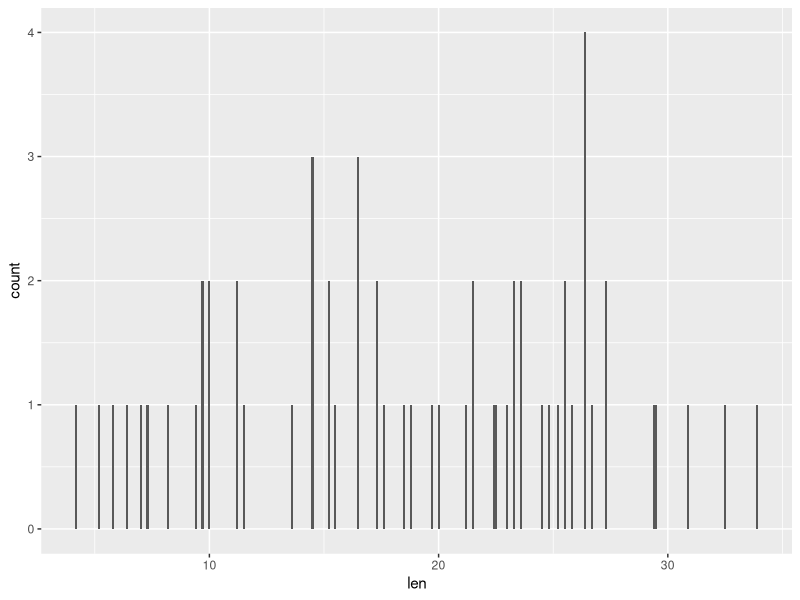
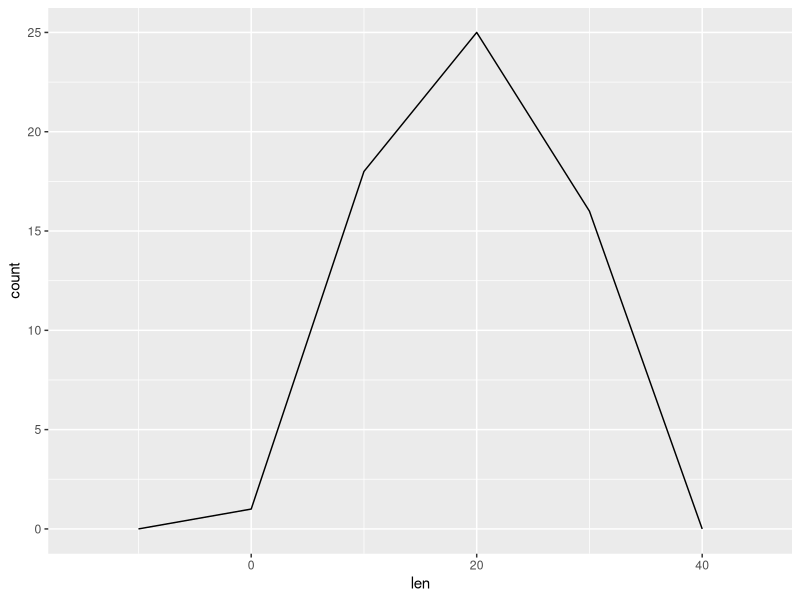
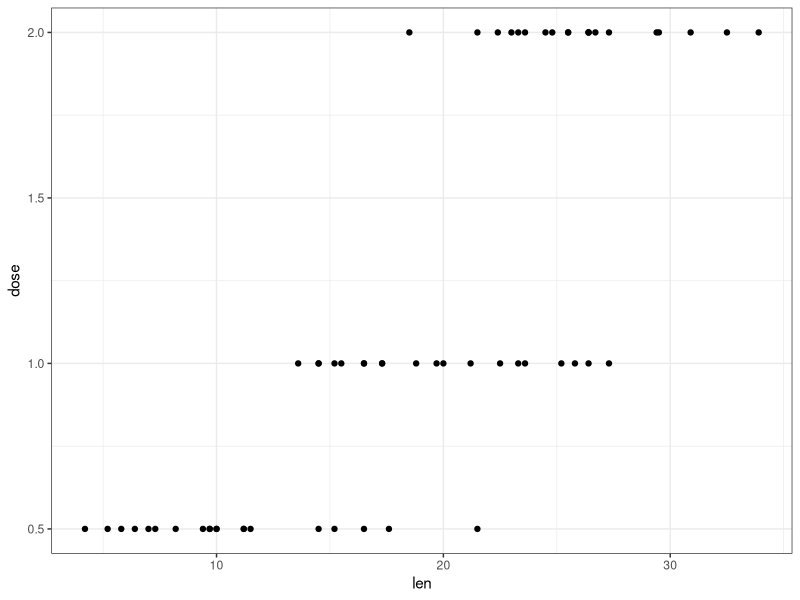
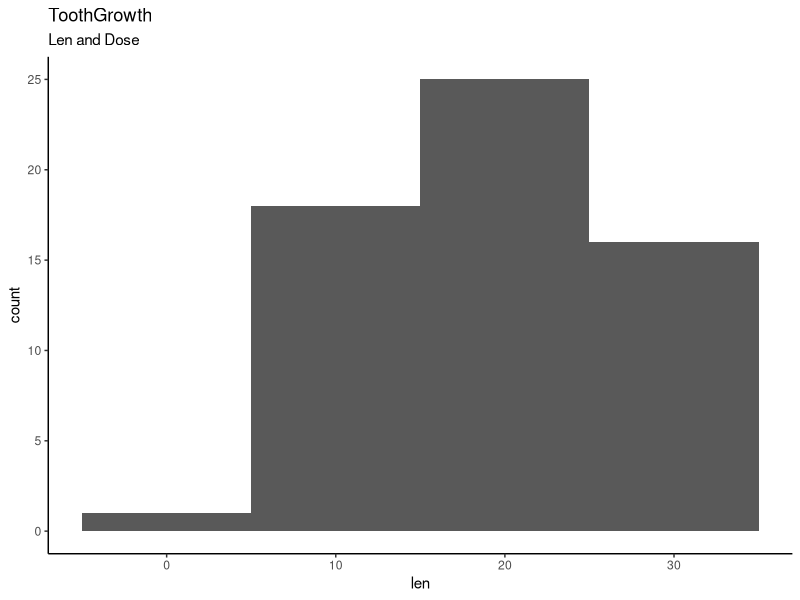
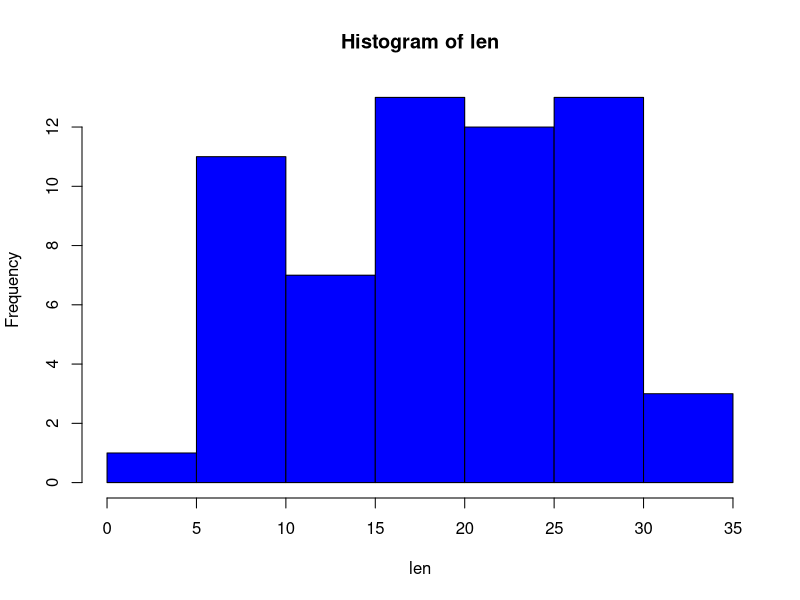
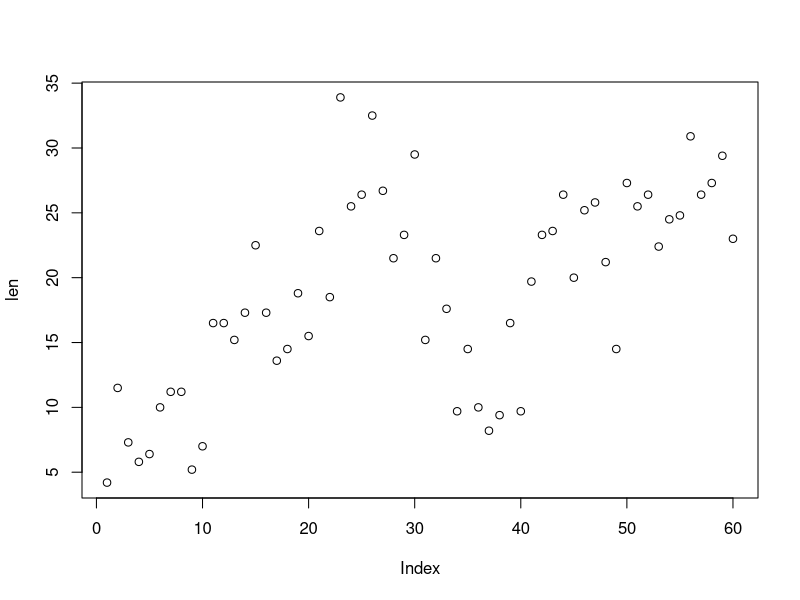

Generate these figures, in order, with R:
## ---- chunk 1
data(ToothGrowth)
head(ToothGrowth)
attach(ToothGrowth)
regression<-lm(len~dose)
summary(regression)
## ---- chunk 2
correlation <- cor.test(len,dose)
correlation
## ---- chunk 3
library(ggplot2)
ggplot(ToothGrowth,aes(x=len))+
geom_bar()

library(ggplot2)
ggplot(data=ToothGrowth,aes(x=len))+
geom_freqpoly(binwidth=10)

ggplot(data=ToothGrowth,aes(x=len,y=dose))+
geom_point()+
theme_bw()


ggplot(data=ToothGrowth,aes(x=len))+
geom_histogram(binwidth=10)+
theme_classic()+
labs(title="ToothGrowth", subtitle="Len and Dose")


hist(len,col="blue")
plot(len)
lines(dose)
## ---- chunk 4
mean(len)
mean(dose)
## ---- chunk 5
var(len)
var(dose)
## ---- chunk 6
sd(len)
sd(dose)
